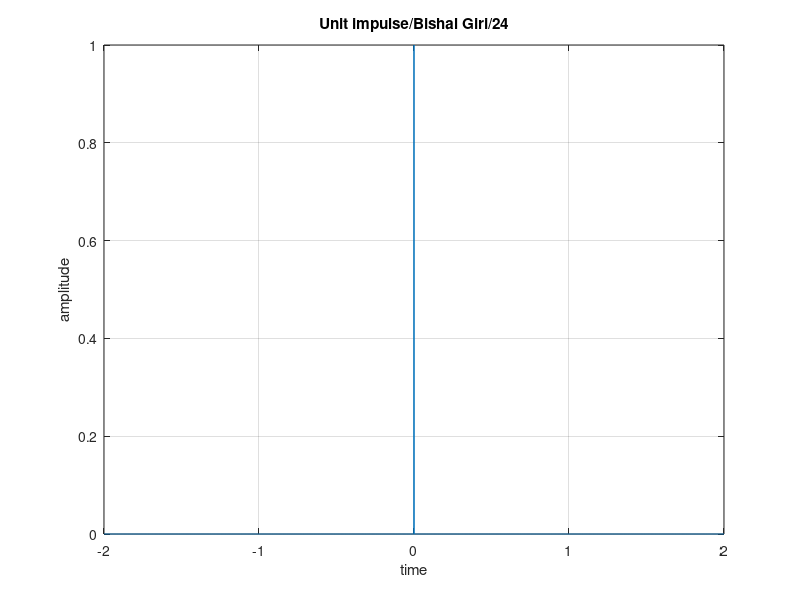

This chart was generated by the following MATLAB code:
clc;
close all;
clear all;

i = 1;
for t = -2:0.001:2
    if (t == 0)
        x(i) = 1;
    else
        x(i) = 0;
    end
    i = i+1;
end

t = -2:0.001:2;
plot(t, x)
xlabel('time');
ylabel('amplitude');
title('Unit impulse/Bishal Giri/24');
grid on;